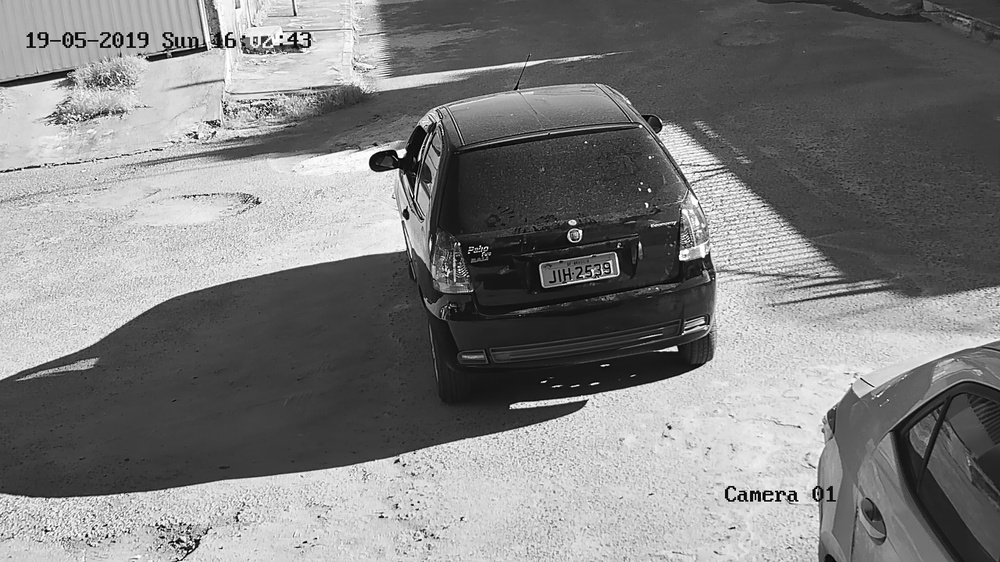
#> input picture Camera/Processamento_de_Imagens/Teste1/16:2:57:27968.jpg, 1000 x 562 px, shrunk from 1920 x 1080 before the run
$ python proc.py   (older library calls are emulated)
#> lines starting #> are read from the running program, lines starting #| are printed output that depends on the picture; after the words box and inside, x2 and y2 are one past the last pixel; in counts of white or black regions, pixels touching at a corner belong together
# -*- coding: utf-8 -*-
import cv2
import numpy

#Leitura da Imagem
img = cv2.imread("16:2:57:27968.jpg")
#> img is the input picture: shape (562, 1000, 3); min 0, max 255, mean 126.5

gray = cv2.cvtColor(img, cv2.COLOR_BGR2GRAY)
cv2.imwrite("escalacinza.jpg", gray)
#Suavização da Imagem
img_suav = cv2.GaussianBlur(img, (5,5), 0)
cv2.imwrite("limiar_20_comsuv.jpg", img_suav)

#Equalização do Histograma

#Binarização da Imagem

#Filtro de Sobel no eixo x
sobelx = cv2.Sobel(img_suav, cv2.CV_64F, 1, 0, ksize = 5)
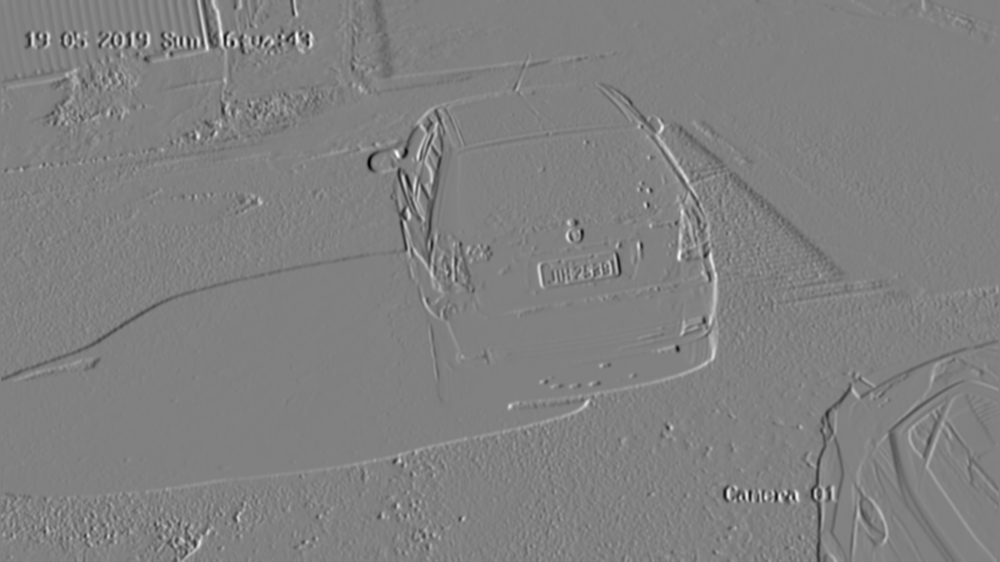
#> sobelx: shape (562, 1000, 3) float64; min -7935, max 7737, mean -11.7; drawn with min black and max white
sobelx = cv2.normalize(sobelx, None, alpha = 0, beta = 255, norm_type = cv2.NORM_MINMAX, dtype= cv2.CV_8U)

cv2.imwrite("limiar_20_sobelx.jpg", sobelx)

edges = cv2.Canny(img_suav,300,300)
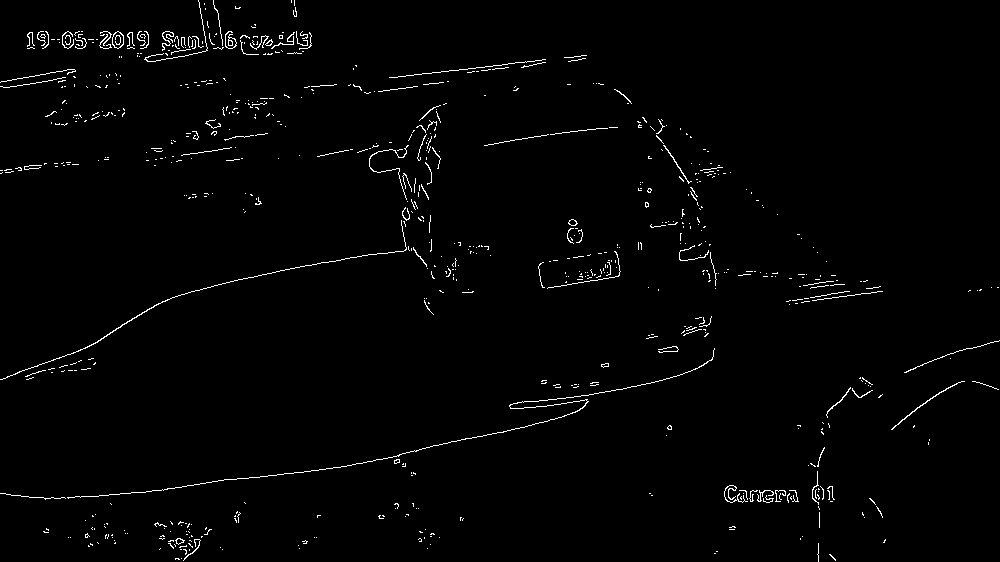
#> edges: shape (562, 1000); 1.5% white in thin lines or dots

cv2.imwrite("limiar_20_edges.jpg", edges)

Limiar, img_bin = cv2.threshold(edges, 20, 255, cv2.THRESH_BINARY)
cv2.imwrite("limiar_20_binarizado.jpg", img_bin)

kernel = cv2.getStructuringElement(cv2.MORPH_RECT,(17,13))
morphDx = cv2.dilate(img_bin, kernel,1)
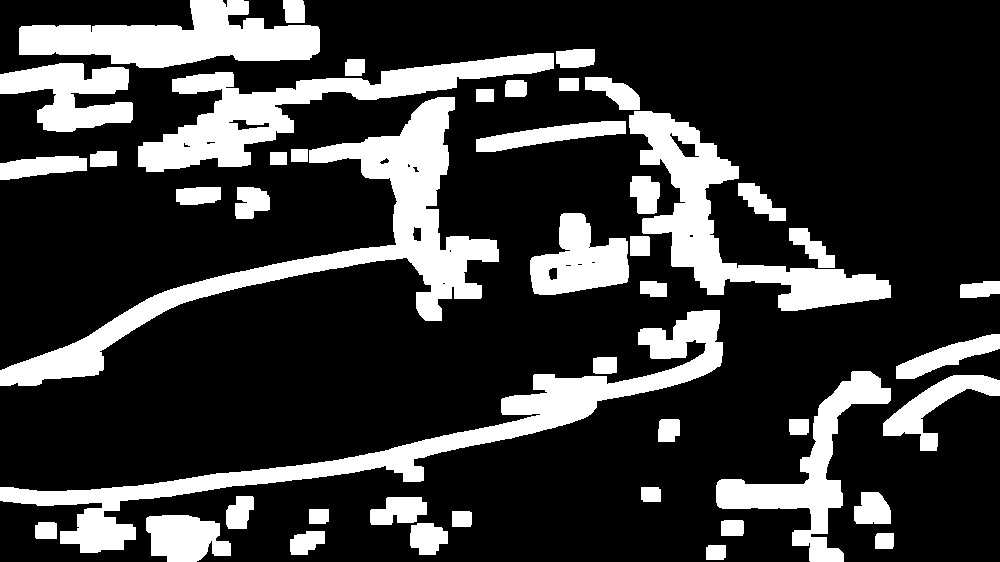
#> morphDx: shape (562, 1000); 22.6% white; 46 white regions
contours1, hierarch = cv2.findContours(morphDx, cv2.RETR_TREE, cv2.CHAIN_APPROX_SIMPLE)
#> contours1 = 62 contours, 9 with area under 20; largest, box (x1, y1, x2, y2) and area: (0, 97, 499, 386) 20676, (0, 310, 723, 553) 18318, (629, 111, 891, 311) 13170, (138, 53, 554, 172) 13048, (19, 0, 320, 68) 11196
# [8 lines of commented-out code are left out]

cv2.waitKey(0)
cv2.destroyAllWindows()
